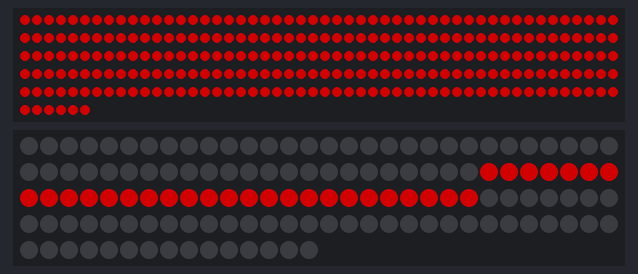
A sketch run on a simulated ESP32. Parts: 256 RGB LEDs in strip order, left to right, continuing on the next row, 135 RGB LEDs in strip order, left to right, continuing on the next row. Dim RGB values are drawn brighter than linear.

Above: at 1.1 s.

The sketch:

Dafu.ino
```cpp
/******************头文件定义************************/
#include <FastLED.h> //加载灯带头文件
/******************头文件定义************************/
#include <Arduino.h>
/******************宏定义***********************/

#define NUM_LEDS1 8 * 32 // 灯珠数量
#define NUM_LEDS2 52
#define NUM_LEDS3 83
#define NUM_LEDS NUM_LEDS2 + NUM_LEDS3
#define LED_TYPE WS2812 // 灯带型号
#define COLOR_ORDER GRB // 输入颜色的顺序 根据手册决定
CRGB leds[NUM_LEDS1];   // 构建灯珠对象
CRGB line[NUM_LEDS];

void Arrowhead(void);

/******************宏定义***********************/

/****************外部电路引脚定义**********************/

#define DATA_PIN1 5  // 灯板引脚
#define DATA_PIN2 13 // 灯条引脚

/****************外部电路引脚定义**********************/

/*********************变量数组等定义************************/

uint8_t max_bright = 200; // 亮度
uint8_t n = 0;            // LED灯的首地址
uint8_t taskflag = 0;
TaskHandle_t handleLEDCtrl = NULL;
/*********************变量数组等定义************************/

/*****************函数数组定义*********************/

void fillLED(void)
{
  uint8_t ar[32][8] = {
      {1, 0, 0, 0, 0, 0, 0, 1},
      {1, 1, 0, 0, 0, 0, 1, 1},
      {1, 1, 1, 0, 0, 1, 1, 1},
      {1, 1, 1, 1, 1, 1, 1, 1},
      {1, 1, 1, 1, 1, 1, 1, 1},
      {1, 1, 1, 1, 1, 1, 1, 1},
      {1, 1, 1, 1, 1, 1, 1, 1},
      {1, 1, 1, 1, 1, 1, 1, 1},

      {1, 1, 1, 1, 1, 1, 1, 1},
      {1, 1, 1, 1, 1, 1, 1, 1},
      {1, 1, 1, 1, 1, 1, 1, 1},
      {1, 1, 1, 1, 1, 1, 1, 1},
      {1, 1, 1, 1, 1, 1, 1, 1},
      {1, 1, 1, 1, 1, 1, 1, 1},
      {1, 1, 1, 1, 1, 1, 1, 1},
      {1, 1, 1, 1, 1, 1, 1, 1},

      {1, 1, 1, 1, 1, 1, 1, 1},
      {1, 1, 1, 1, 1, 1, 1, 1},
      {1, 1, 1, 1, 1, 1, 1, 1},
      {1, 1, 1, 1, 1, 1, 1, 1},
      {1, 1, 1, 1, 1, 1, 1, 1},
      {1, 1, 1, 1, 1, 1, 1, 1},
      {1, 1, 1, 1, 1, 1, 1, 1},
      {1, 1, 1, 1, 1, 1, 1, 1},

      {1, 1, 1, 1, 1, 1, 1, 1},
      {1, 1, 1, 1, 1, 1, 1, 1},
      {1, 1, 1, 1, 1, 1, 1, 1},
      {1, 1, 1, 1, 1, 1, 1, 1},
      {1, 1, 1, 1, 1, 1, 1, 1},
      {0, 1, 1, 1, 1, 1, 1, 0},
      {0, 0, 1, 1, 1, 1, 0, 0},
      {0, 0, 0, 1, 1, 0, 0, 0}};
  for (int i = 0; i < 32; i++)
  {
    for (int j = 0; j < 8; j++)
    {
      leds[i * 8 + j] = CHSV(0, 255, 200 * ar[i][j]);
    }
  }
  FastLED.show();
  vTaskDelay(49);
}

void Arrowhead(void)
{
  uint8_t ar[8][8] = {
      {1, 1, 1, 1, 1, 1, 1, 1},
      {1, 1, 1, 1, 1, 1, 1, 1},
      {1, 1, 1, 1, 1, 1, 1, 1},
      {1, 1, 1, 1, 1, 1, 1, 1},
      {1, 1, 1, 1, 1, 1, 1, 1},
      {1, 1, 1, 1, 1, 1, 1, 1},
      {1, 1, 1, 1, 1, 1, 1, 1},
      {1, 1, 1, 1, 1, 1, 1, 1}};
  /*uint8_t ar[8][8] = {
      {1, 0, 0, 0, 0, 0, 0, 1},
      {1, 1, 0, 0, 0, 0, 1, 1},
      {1, 1, 1, 0, 0, 1, 1, 1},
      {1, 1, 1, 1, 1, 1, 1, 1},
      {0, 1, 1, 1, 1, 1, 1, 0},
      {0, 0, 1, 1, 1, 1, 0, 0},
      {0, 0, 0, 1, 1, 0, 0, 0},
      {0, 0, 0, 0, 0, 0, 0, 0}};*/
  for (int k = 0; k < 4; k++)
  {
    for (int i = 0; i < 8; i++)
    {
      for (int j = 0; j < 8; j++)
      {
        leds[k * 64 + i * 8 + j] = CHSV(0, 255, 200 * ar[(i + n) % 8][j]);
      }
    }
  }
  n = (n + 7) % 8;
  FastLED.show();
  vTaskDelay(49);
}

void WS2812Init(void)
{
  delay(1000);                                                                                       // 上电延迟
  FastLED.addLeds<LED_TYPE, DATA_PIN1, COLOR_ORDER>(leds, NUM_LEDS1).setCorrection(TypicalLEDStrip); // 初始化灯带模板 无需变动复制粘贴即可
  FastLED.addLeds<LED_TYPE, DATA_PIN2, COLOR_ORDER>(line, NUM_LEDS).setCorrection(TypicalLEDStrip);
  FastLED.setBrightness(max_bright); // 初始化亮度
}

void LEDCtrl(void *Parameter)
{
  while (1)
  {
    switch (taskflag)
    {
    case 0:
      // Serial.printf("LED Refreshd");
      Arrowhead();
      break;
    case 1:
      fillLED();
      break;
    }
    vTaskDelay(1);
  }
  // Serial.printf("Task LEDCtrl ended.....");
  vTaskDelete(NULL);
}

void soundcheck(void *Parameter)
{
  while (1)
  {
    if (taskflag == 1)
    {
      vTaskDelay(5000);
      taskflag = 0;
    }
    if (digitalRead(13))
      taskflag = 1;
    vTaskDelay(1);
  }
  vTaskDelete(NULL);
}
/********************主函数************************/

void setup()
{
  // Serial.begin(115200);
  WS2812Init();
  pinMode(13, INPUT);
  for (int i = NUM_LEDS2 + 1; i < NUM_LEDS3; i++)
  {
    line[i] = CHSV(0, 255, 200);
  }
  xTaskCreate(LEDCtrl,      // 任务函数
              "LEDCtrl",    // 任务名字
              1024,         // 任务堆栈大小
              NULL,         // 传递给任务函数的参数
              2,            // 任务优先级
              NULL);        // 任务句柄
  xTaskCreate(soundcheck,   // 任务函数
              "soundcheck", // 任务名字
              1024,         // 任务堆栈大小
              NULL,
              1,
              NULL);
  // if (handleLEDCtrl)
  // Serial.printf("Task LEDCtrl is created .........Done");
}

void loop()
{
}
```
